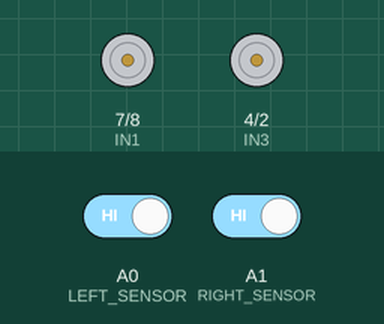
A sketch run on a simulated Arduino Uno, built with avr-gcc and run on an emulated ATmega328P. Shown: motor-driver pin pairs drawn as motors (green arrow = first pin HIGH = forward, orange = second pin HIGH = backward, longer = more drive, scaled by the enable pin). Inputs (shaded band) come from the test bench; at power-on: A0 (LEFT_SENSOR) HIGH, A1 (RIGHT_SENSOR) HIGH.

Above: at 1.2 s.
1.3 s: A0 (LEFT_SENSOR) driven LOW
At 1.7 s:
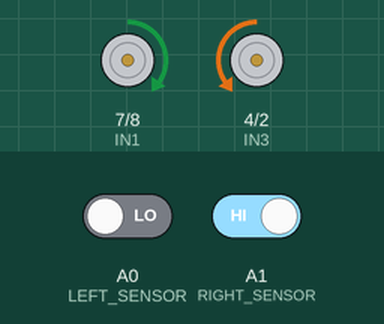
2.8 s: A1 (RIGHT_SENSOR) driven LOW
At 4.0 s:
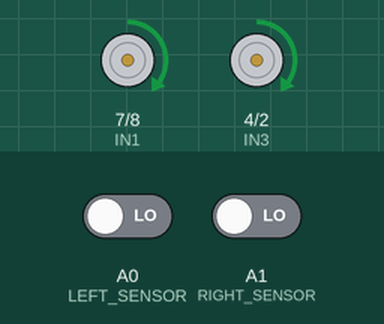
4.3 s: A0 (LEFT_SENSOR) driven HIGH
At 5.2 s:
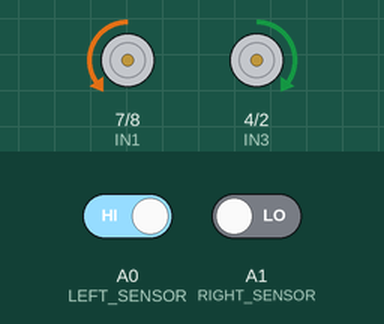
5.8 s: A1 (RIGHT_SENSOR) driven HIGH
At 6.3 s:
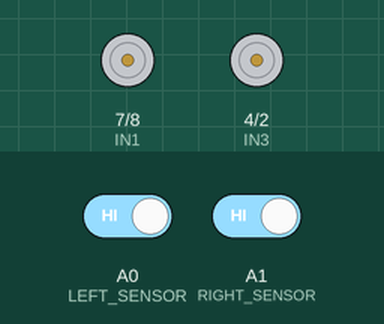
Timing chart, 0 to 8.3 s (numbered marks = the images above; inputs shaded):
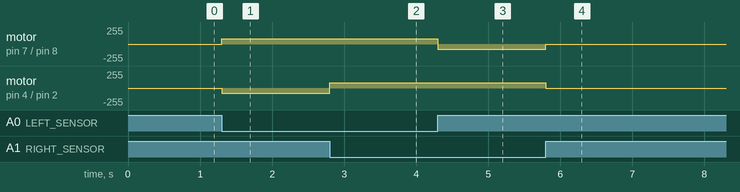

The sketch:

lane_follower_bot.ino
```cpp
// Motor Driver Pins
#define ENA 5
#define IN1 7
#define IN2 8

#define ENB 6
#define IN3 4
#define IN4 2

// Sensors
#define LEFT_SENSOR A0
#define RIGHT_SENSOR A1

int leftSensor;
int rightSensor;

void setup()
{
  pinMode(ENA, OUTPUT);
  pinMode(IN1, OUTPUT);
  pinMode(IN2, OUTPUT);

  pinMode(ENB, OUTPUT);
  pinMode(IN3, OUTPUT);
  pinMode(IN4, OUTPUT);

  pinMode(LEFT_SENSOR, INPUT);
  pinMode(RIGHT_SENSOR, INPUT);
}

void loop()
{

  leftSensor = digitalRead(LEFT_SENSOR);
  rightSensor = digitalRead(RIGHT_SENSOR);

  // WHITE WHITE → FORWARD
  if(leftSensor == LOW && rightSensor == LOW)
  {
    forward();
  }

  // LEFT BLACK → TURN LEFT
  else if(leftSensor == HIGH && rightSensor == LOW)
  {
    turnLeft();
  }

  // RIGHT BLACK → TURN RIGHT
  else if(leftSensor == LOW && rightSensor == HIGH)
  {
    turnRight();
  }

  // BOTH BLACK → STOP
  else
  {
    stopMotors();
  }

}

void forward()
{
  digitalWrite(IN1, HIGH);
  digitalWrite(IN2, LOW);

  digitalWrite(IN3, HIGH);
  digitalWrite(IN4, LOW);

  analogWrite(ENA, 80);
  analogWrite(ENB, 80);
}

void turnLeft()
{
  digitalWrite(IN1, LOW);
  digitalWrite(IN2, HIGH);

  digitalWrite(IN3, HIGH);
  digitalWrite(IN4, LOW);

  analogWrite(ENA, 80);
  analogWrite(ENB, 80);
}

void turnRight()
{
  digitalWrite(IN1, HIGH);
  digitalWrite(IN2, LOW);

  digitalWrite(IN3, LOW);
  digitalWrite(IN4, HIGH);

  analogWrite(ENA, 80);
  analogWrite(ENB, 80);
}

void stopMotors()
{
  digitalWrite(IN1, LOW);
  digitalWrite(IN2, LOW);

  digitalWrite(IN3, LOW);
  digitalWrite(IN4, LOW);
}
```

Measured:
- after the input at 1.3 s, motor on pin 7 (IN1) / pin 8 (IN2): stopped → forward 80/255 at once; motor on pin 4 (IN3) / pin 2 (IN4): stopped → backward 80/255 at once
- after the input at 2.8 s, motor on pin 4 (IN3) / pin 2 (IN4): backward 80/255 → forward 80/255 at once
- after the input at 4.3 s, motor on pin 7 (IN1) / pin 8 (IN2): forward 80/255 → backward 80/255 at once
- after the input at 5.8 s, motor on pin 7 (IN1) / pin 8 (IN2): backward 80/255 → stopped at once; motor on pin 4 (IN3) / pin 2 (IN4): forward 80/255 → stopped at once
